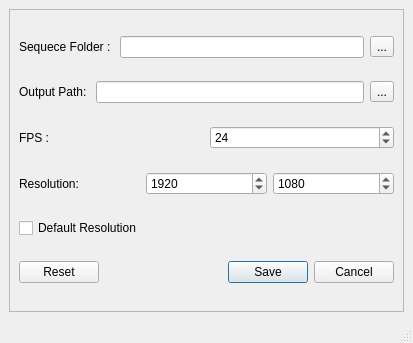
<?xml version="1.0" encoding="UTF-8"?>
<ui version="4.0">
 <class>MainWindow</class>
 <widget class="QMainWindow" name="MainWindow">
  <property name="geometry">
   <rect>
    <x>0</x>
    <y>0</y>
    <width>413</width>
    <height>343</height>
   </rect>
  </property>
  <property name="windowTitle">
   <string>MainWindow</string>
  </property>
  <widget class="QWidget" name="centralwidget">
   <layout class="QGridLayout" name="gridLayout">
    <item row="0" column="0">
     <widget class="QFrame" name="frame">
      <property name="frameShape">
       <enum>QFrame::StyledPanel</enum>
      </property>
      <property name="frameShadow">
       <enum>QFrame::Raised</enum>
      </property>
      <layout class="QGridLayout" name="gridLayout_2">
       <item row="0" column="0">
        <layout class="QHBoxLayout" name="horizontalLayout">
         <item>
          <widget class="QLabel" name="seq_dir_LB">
           <property name="text">
            <string>Sequece Folder : </string>
           </property>
          </widget>
         </item>
         <item>
          <widget class="QLineEdit" name="seq_dir_LE"/>
         </item>
         <item>
          <widget class="QToolButton" name="seq_dir_TB">
           <property name="text">
            <string>...</string>
           </property>
          </widget>
         </item>
        </layout>
       </item>
       <item row="1" column="0">
        <layout class="QHBoxLayout" name="horizontalLayout_2">
         <item>
          <widget class="QLabel" name="out_dir_LB">
           <property name="text">
            <string>Output Path: </string>
           </property>
          </widget>
         </item>
         <item>
          <widget class="QLineEdit" name="out_dir_LE"/>
         </item>
         <item>
          <widget class="QToolButton" name="out_dir_TB">
           <property name="text">
            <string>...</string>
           </property>
          </widget>
         </item>
        </layout>
       </item>
       <item row="2" column="0">
        <layout class="QHBoxLayout" name="horizontalLayout_3">
         <item>
          <widget class="QLabel" name="fps_LB">
           <property name="text">
            <string>FPS :</string>
           </property>
          </widget>
         </item>
         <item>
          <widget class="QSpinBox" name="fps_spinbox">
           <property name="maximum">
            <number>999</number>
           </property>
           <property name="value">
            <number>24</number>
           </property>
          </widget>
         </item>
        </layout>
       </item>
       <item row="3" column="0">
        <layout class="QHBoxLayout" name="horizontalLayout_4">
         <item>
          <widget class="QLabel" name="res_LB">
           <property name="text">
            <string>Resolution:</string>
           </property>
          </widget>
         </item>
         <item>
          <widget class="QSpinBox" name="res_spinBox_width">
           <property name="minimum">
            <number>1</number>
           </property>
           <property name="maximum">
            <number>9999</number>
           </property>
           <property name="value">
            <number>1920</number>
           </property>
          </widget>
         </item>
         <item>
          <widget class="QSpinBox" name="res_spinBox_height">
           <property name="minimum">
            <number>1</number>
           </property>
           <property name="maximum">
            <number>9999</number>
           </property>
           <property name="value">
            <number>1080</number>
           </property>
          </widget>
         </item>
        </layout>
       </item>
       <item row="4" column="0">
        <widget class="QCheckBox" name="def_res_CB">
         <property name="text">
          <string>Default Resolution</string>
         </property>
        </widget>
       </item>
       <item row="5" column="0">
        <widget class="QDialogButtonBox" name="save_reset_buttonBox">
         <property name="standardButtons">
          <set>QDialogButtonBox::Cancel|QDialogButtonBox::Reset|QDialogButtonBox::Save</set>
         </property>
        </widget>
       </item>
      </layout>
     </widget>
    </item>
   </layout>
  </widget>
  <widget class="QMenuBar" name="menubar">
   <property name="geometry">
    <rect>
     <x>0</x>
     <y>0</y>
     <width>413</width>
     <height>21</height>
    </rect>
   </property>
  </widget>
  <widget class="QStatusBar" name="statusbar"/>
 </widget>
 <resources/>
 <connections/>
</ui>
